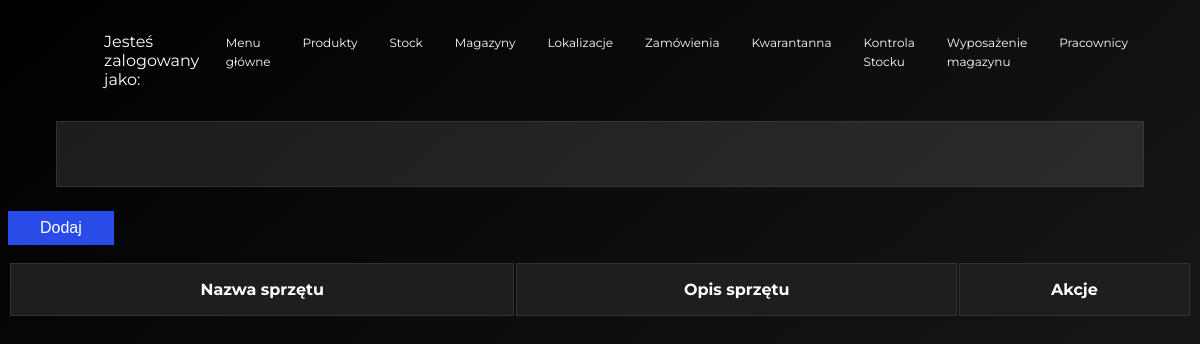
Page /warehouseEquipment.html on the earlier database version.
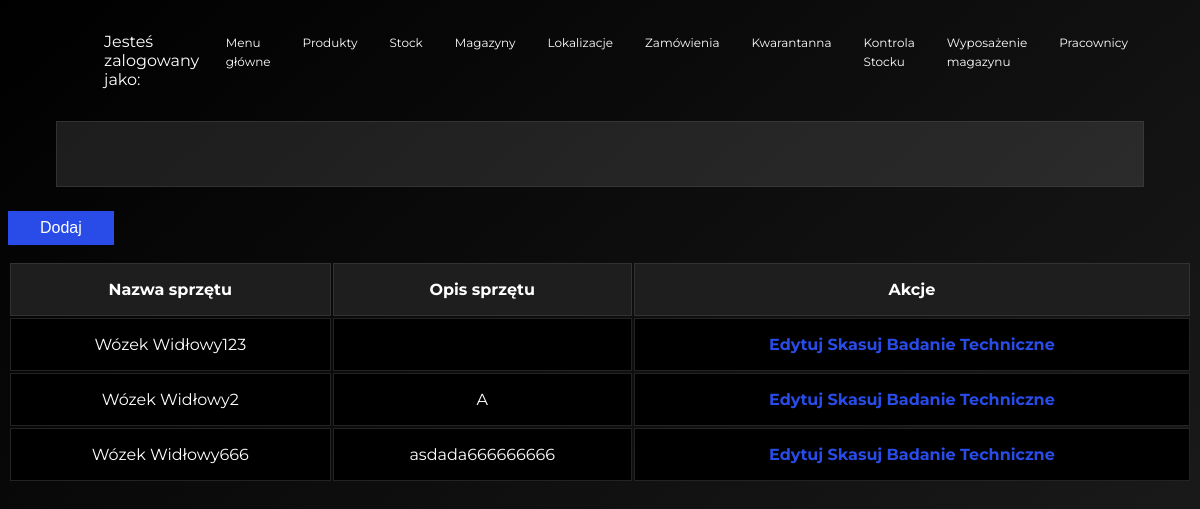
Same page on the later database version.
### model.py (models this page shows, shortened)
class WarehouseEquipment(db.Model):
    __tablename__ = 'warehouse_equipment'
    id = db.Column(db.Integer, primary_key=True)
    equipment_name = db.Column(db.String)
    main_location_id = db.Column(db.Integer, db.ForeignKey('warehouse_main_location.id'))
    warehouseEquipmentCertification = db.relationship('WarehouseEquipmentCertification',
                                                        backref='warehouse_equipment',
                                                        lazy = 'dynamic')

class WarehouseMainLocation(db.Model):
    __tablename__ = 'warehouse_main_location'
    id = db.Column(db.Integer, primary_key=True)
    main_location_name = db.Column(db.String)
    main_location_address = db.Column(db.String, nullable=True)
    productOnStock = db.relationship('ProductOnStock', backref='warehouse_main_location', lazy = 'dynamic')
    warehouseEquipment = db.relationship('WarehouseEquipment', backref='warehouse_main_location', lazy = 'dynamic')
    warehouseStockLocation = db.relationship('WarehouseStockLocation',
                                             backref='warehouse_main_location',
                                             lazy = 'dynamic')

### app.py (the view)
@app.route('/warehouseEquipment.html', methods=['GET', 'POST'])
def warehouseEquipment():
    if request.method == 'POST':
        return redirect(url_for('warehouseEquipmentAdd'))
    all = model.WarehouseEquipment.query.order_by(model.WarehouseEquipment.equipment_name).all()
    return render_template('warehouseEquipment.html', all = all)

### templates/warehouseEquipment.html (shortened to what this page needs)
{% extends "warehouseBase.html" %}
{% block head %}
    {{ super() }}
{% endblock %}
{% block body %}
    {{ super() }}
    <form method="POST">
        <input type="submit" value="Dodaj" class="exercise__submit">
    </form>
    <table class="table">
        <tbody class="table__body">
            <tr class="table__row">
                <th class="table__cell table__heading">Nazwa sprzętu</th>
                <th class="table__cell table__heading">Opis sprzętu</th>
                <th class="table__cell table__heading">Akcje</th>
            </tr>
            {% for equipment in all %}
            <tr class="table__row">
                <td class="table__cell">{{ equipment.equipment_name }}</td>
                <td class="table__cell">{{ equipment.warehouse_main_location.main_location_name }}</td>
                <td class="table__cell">
                    <a href="warehouseEquipmentEdit.html?equipmentId={{equipment.id}}"
                     class="table__link">Edytuj</a>
                    <a href="warehouseEquipmentDelete.html?equipmentId={{equipment.id}}"
                     class="table__link">Skasuj</a>
                     <a href="warehouseEquipmentCertification.html?equipmentId={{equipment.id}}"
                     class="table__link">Badanie Techniczne</a>
                </td>
            </tr>
            {% endfor %}
{% endblock %}

Differences in the rows shown:
added WarehouseEquipment: equipment_name "Wózek Widłowy123"
added WarehouseEquipment: equipment_name "Wózek Widłowy2", warehouse_main_location.main_location_name "A"
added WarehouseEquipment: equipment_name "Wózek Widłowy666", warehouse_main_location.main_location_name "asdada666666666"
